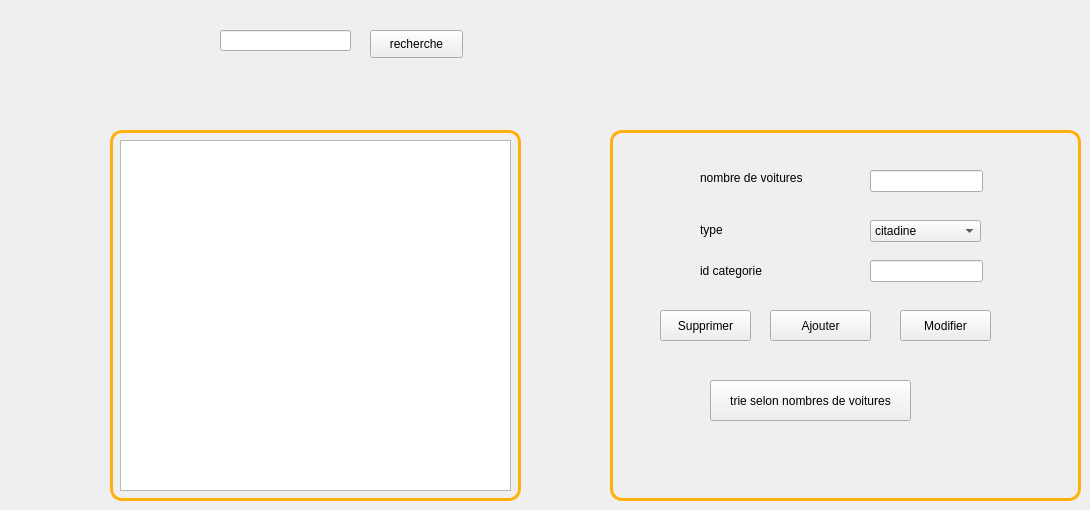
      <widget class="QWidget" name="page_6">
       <widget class="QLineEdit" name="lineEdit_nbvoitures">
        <property name="geometry">
         <rect>
          <x>870</x>
          <y>170</y>
          <width>113</width>
          <height>22</height>
         </rect>
        </property>
        <property name="styleSheet">
         <string notr="true"/>
        </property>
       </widget>
       <widget class="QPushButton" name="modifier_categorie">
        <property name="geometry">
         <rect>
          <x>900</x>
          <y>310</y>
          <width>91</width>
          <height>31</height>
         </rect>
        </property>
        <property name="text">
         <string>Modifier</string>
        </property>
       </widget>
       <widget class="QLabel" name="label_45">
        <property name="geometry">
         <rect>
          <x>700</x>
          <y>170</y>
          <width>151</width>
          <height>16</height>
         </rect>
        </property>
        <property name="styleSheet">
         <string notr="true">font: 10pt &quot;MS Shell Dlg 2&quot;;</string>
        </property>
        <property name="text">
         <string>nombre de voitures</string>
        </property>
       </widget>
       <widget class="QLabel" name="label_46">
        <property name="geometry">
         <rect>
          <x>700</x>
          <y>250</y>
          <width>111</width>
          <height>41</height>
         </rect>
        </property>
        <property name="styleSheet">
         <string notr="true">
font: 10pt &quot;MS Shell Dlg 2&quot;;</string>
        </property>
        <property name="text">
         <string>id categorie</string>
        </property>
       </widget>
       <widget class="QPushButton" name="supprimer_categorie">
        <property name="geometry">
         <rect>
          <x>660</x>
          <y>310</y>
          <width>91</width>
          <height>31</height>
         </rect>
        </property>
        <property name="text">
         <string>Supprimer</string>
        </property>
       </widget>
       <widget class="QLineEdit" name="lineEdit_idc">
        <property name="geometry">
         <rect>
          <x>870</x>
          <y>260</y>
          <width>113</width>
          <height>22</height>
         </rect>
        </property>
        <property name="styleSheet">
         <string notr="true"/>
        </property>
       </widget>
       <widget class="QPushButton" name="trie_categorie">
        <property name="geometry">
         <rect>
          <x>710</x>
          <y>380</y>
          <width>201</width>
          <height>41</height>
         </rect>
        </property>
        <property name="text">
         <string>trie selon nombres de voitures</string>
        </property>
       </widget>
       <widget class="QLabel" name="label_47">
        <property name="geometry">
         <rect>
          <x>700</x>
          <y>220</y>
          <width>71</width>
          <height>20</height>
         </rect>
        </property>
        <property name="styleSheet">
         <string notr="true">font: 10pt &quot;MS Shell Dlg 2&quot;;</string>
        </property>
        <property name="text">
         <string>type</string>
        </property>
       </widget>
       <widget class="QTableView" name="tableView">
        <property name="geometry">
         <rect>
          <x>120</x>
          <y>140</y>
          <width>391</width>
          <height>351</height>
         </rect>
        </property>
        <property name="styleSheet">
         <string notr="true"/>
        </property>
       </widget>
       <widget class="QComboBox" name="combocate">
        <property name="geometry">
         <rect>
          <x>870</x>
          <y>220</y>
          <width>111</width>
          <height>22</height>
         </rect>
        </property>
        <item>
         <property name="text">
          <string>citadine</string>
         </property>
        </item>
        <item>
         <property name="text">
          <string>SUV</string>
         </property>
        </item>
        <item>
         <property name="text">
          <string>mini bus</string>
         </property>
        </item>
        <item>
         <property name="text">
          <string>bus</string>
         </property>
        </item>
        <item>
         <property name="text">
          <string>4x4</string>
         </property>
        </item>
        <item>
         <property name="text">
          <string>cabriolet et coupé</string>
         </property>
        </item>
       </widget>
       <widget class="QPushButton" name="ajouter_categorie">
        <property name="geometry">
         <rect>
          <x>770</x>
          <y>310</y>
          <width>101</width>
          <height>31</height>
         </rect>
        </property>
        <property name="text">
         <string>Ajouter</string>
        </property>
       </widget>
       <widget class="QPushButton" name="rechercheee">
        <property name="geometry">
         <rect>
          <x>370</x>
          <y>30</y>
          <width>93</width>
          <height>28</height>
         </rect>
        </property>
        <property name="text">
         <string>recherche</string>
        </property>
       </widget>
       <widget class="QLineEdit" name="lineEdittt_16">
        <property name="geometry">
         <rect>
          <x>220</x>
          <y>30</y>
          <width>131</width>
          <height>21</height>
         </rect>
        </property>
       </widget>
       <widget class="QLabel" name="label_98">
        <property name="geometry">
         <rect>
          <x>110</x>
          <y>130</y>
          <width>411</width>
          <height>371</height>
         </rect>
        </property>
        <property name="styleSheet">
         <string notr="true">background-color: transparent;
border-radius: 12px;
border-color: rgb(255, 175, 14);
	padding: 5px;
border-width: 3px;
border-style: solid ;</string>
        </property>
        <property name="text">
         <string/>
        </property>
       </widget>
       <widget class="QLabel" name="label_99">
        <property name="geometry">
         <rect>
          <x>610</x>
          <y>130</y>
          <width>471</width>
          <height>371</height>
         </rect>
        </property>
        <property name="styleSheet">
         <string notr="true">background-color: transparent;
border-radius: 12px;
border-color: rgb(255, 175, 14);
	padding: 5px;
border-width: 3px;
border-style: solid ;</string>
        </property>
        <property name="text">
         <string/>
        </property>
       </widget>
       <zorder>label_98</zorder>
       <zorder>label_99</zorder>
       <zorder>lineEdit_nbvoitures</zorder>
       <zorder>modifier_categorie</zorder>
       <zorder>label_45</zorder>
       <zorder>label_46</zorder>
       <zorder>supprimer_categorie</zorder>
       <zorder>lineEdit_idc</zorder>
       <zorder>trie_categorie</zorder>
       <zorder>label_47</zorder>
       <zorder>tableView</zorder>
       <zorder>combocate</zorder>
       <zorder>ajouter_categorie</zorder>
       <zorder>rechercheee</zorder>
       <zorder>lineEdittt_16</zorder>
      </widget>
